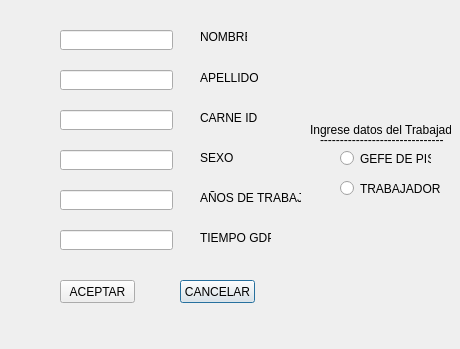
<?xml version="1.0" encoding="UTF-8"?>
<ui version="4.0">
 <class>TrabajadorForm</class>
 <widget class="QDialog" name="TrabajadorForm">
  <property name="geometry">
   <rect>
    <x>0</x>
    <y>0</y>
    <width>460</width>
    <height>349</height>
   </rect>
  </property>
  <property name="windowTitle">
   <string>Dialog</string>
  </property>
  <widget class="QLabel" name="label_4">
   <property name="geometry">
    <rect>
     <x>200</x>
     <y>150</y>
     <width>71</width>
     <height>16</height>
    </rect>
   </property>
   <property name="text">
    <string>SEXO</string>
   </property>
  </widget>
  <widget class="QLabel" name="label_8">
   <property name="geometry">
    <rect>
     <x>310</x>
     <y>120</y>
     <width>141</width>
     <height>20</height>
    </rect>
   </property>
   <property name="text">
    <string>Ingrese datos del Trabajador</string>
   </property>
  </widget>
  <widget class="QLineEdit" name="lineEdit_3">
   <property name="geometry">
    <rect>
     <x>60</x>
     <y>110</y>
     <width>113</width>
     <height>20</height>
    </rect>
   </property>
  </widget>
  <widget class="QLineEdit" name="lineEdit_5">
   <property name="geometry">
    <rect>
     <x>60</x>
     <y>190</y>
     <width>113</width>
     <height>20</height>
    </rect>
   </property>
  </widget>
  <widget class="QLabel" name="label_2">
   <property name="geometry">
    <rect>
     <x>200</x>
     <y>70</y>
     <width>61</width>
     <height>16</height>
    </rect>
   </property>
   <property name="text">
    <string>APELLIDO</string>
   </property>
  </widget>
  <widget class="QLineEdit" name="lineEdit_4">
   <property name="geometry">
    <rect>
     <x>60</x>
     <y>150</y>
     <width>113</width>
     <height>20</height>
    </rect>
   </property>
  </widget>
  <widget class="QLineEdit" name="lineEdit_2">
   <property name="geometry">
    <rect>
     <x>60</x>
     <y>70</y>
     <width>113</width>
     <height>20</height>
    </rect>
   </property>
  </widget>
  <widget class="QLabel" name="label_3">
   <property name="geometry">
    <rect>
     <x>200</x>
     <y>110</y>
     <width>61</width>
     <height>16</height>
    </rect>
   </property>
   <property name="text">
    <string>CARNE ID</string>
   </property>
  </widget>
  <widget class="QLabel" name="label_6">
   <property name="geometry">
    <rect>
     <x>200</x>
     <y>230</y>
     <width>71</width>
     <height>16</height>
    </rect>
   </property>
   <property name="text">
    <string>TIEMPO GDP</string>
   </property>
  </widget>
  <widget class="QLabel" name="label">
   <property name="geometry">
    <rect>
     <x>200</x>
     <y>30</y>
     <width>47</width>
     <height>13</height>
    </rect>
   </property>
   <property name="text">
    <string>NOMBRE</string>
   </property>
  </widget>
  <widget class="QPushButton" name="pushButton_2">
   <property name="geometry">
    <rect>
     <x>180</x>
     <y>280</y>
     <width>75</width>
     <height>23</height>
    </rect>
   </property>
   <property name="text">
    <string>CANCELAR</string>
   </property>
  </widget>
  <widget class="QLabel" name="label_7">
   <property name="geometry">
    <rect>
     <x>320</x>
     <y>130</y>
     <width>131</width>
     <height>20</height>
    </rect>
   </property>
   <property name="text">
    <string>-------------------------------</string>
   </property>
  </widget>
  <widget class="QLineEdit" name="lineEdit_6">
   <property name="geometry">
    <rect>
     <x>60</x>
     <y>230</y>
     <width>113</width>
     <height>20</height>
    </rect>
   </property>
  </widget>
  <widget class="QLineEdit" name="lineEdit">
   <property name="geometry">
    <rect>
     <x>60</x>
     <y>30</y>
     <width>113</width>
     <height>20</height>
    </rect>
   </property>
  </widget>
  <widget class="QLabel" name="label_5">
   <property name="geometry">
    <rect>
     <x>200</x>
     <y>190</y>
     <width>101</width>
     <height>16</height>
    </rect>
   </property>
   <property name="text">
    <string>AÑOS DE TRABAJO</string>
   </property>
  </widget>
  <widget class="QPushButton" name="pushButton">
   <property name="geometry">
    <rect>
     <x>60</x>
     <y>280</y>
     <width>75</width>
     <height>23</height>
    </rect>
   </property>
   <property name="text">
    <string>ACEPTAR</string>
   </property>
  </widget>
  <widget class="QRadioButton" name="radioButton">
   <property name="geometry">
    <rect>
     <x>340</x>
     <y>150</y>
     <width>91</width>
     <height>17</height>
    </rect>
   </property>
   <property name="text">
    <string>GEFE DE PISO</string>
   </property>
  </widget>
  <widget class="QRadioButton" name="radioButton_2">
   <property name="geometry">
    <rect>
     <x>340</x>
     <y>180</y>
     <width>131</width>
     <height>17</height>
    </rect>
   </property>
   <property name="text">
    <string>TRABAJADOR</string>
   </property>
  </widget>
 </widget>
 <resources/>
 <connections/>
</ui>
